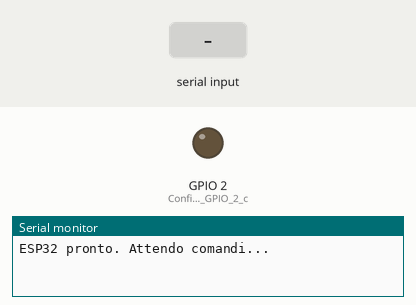
This sketch was run on a simulated ESP32. Shown: output pins drawn as LEDs (lit = HIGH), the last lines printed to the serial monitor. Inputs (shaded band) come from the test bench.

Above: at 1.2 s.
1.3 s: "LED ON\n" received over Serial
At 1.6 s:
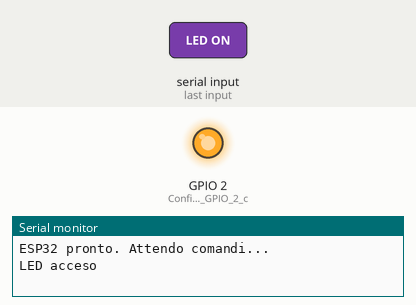
2.8 s: "LED OFF\n" received over Serial
At 4.0 s:
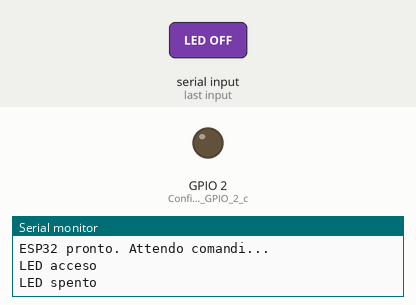
Timing chart, 0 to 5.8 s (numbered marks = the images above; inputs shaded):
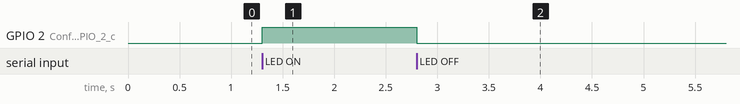

The sketch:

esp32_serial_python.ino
```cpp
void setup() {
  Serial.begin(115200);   // Avvia la comunicazione seriale
  pinMode(2, OUTPUT);     // Configura il pin GPIO 2 come uscita (per il LED)
  digitalWrite(2, LOW);   // Assicura che il LED sia spento all'avvio

  // Messaggio di debug per confermare l'avvio
  Serial.println("ESP32 pronto. Attendo comandi...");
}

void loop() {
  if (Serial.available() > 0) {             // Controlla se ci sono dati ricevuti
    String command = Serial.readStringUntil('\n'); // Legge i dati fino al newline
    command.trim();                         // Rimuove eventuali spazi o newline extra

    // Esegue un'azione in base al comando ricevuto
    if (command == "LED ON") {
      digitalWrite(2, HIGH);               // Accendi il LED
      Serial.println("LED acceso");       // Risposta seriale
    } else if (command == "LED OFF") {
      digitalWrite(2, LOW);                // Spegni il LED
      Serial.println("LED spento");       // Risposta seriale
    } else {
      Serial.println("Comando non riconosciuto: " + command);
    }
  }
}
```

Measured:
- after the input at 1.3 s, GPIO 2 (Configura_il_pin_GPIO_2_c): LOW → HIGH at once
- after the input at 2.8 s, GPIO 2 (Configura_il_pin_GPIO_2_c): HIGH → LOW at once
